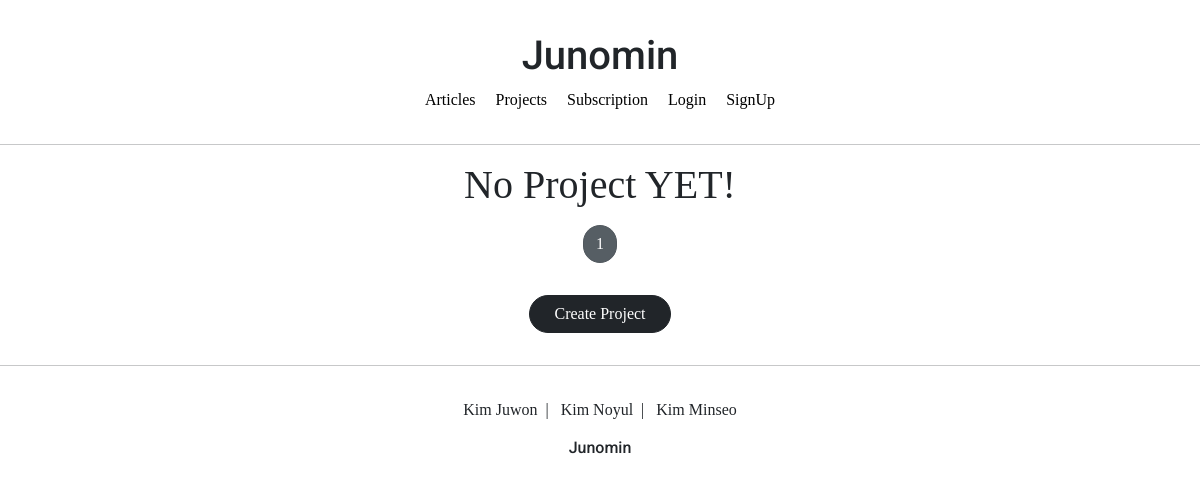
Before: /projects/list/ with the older database file.
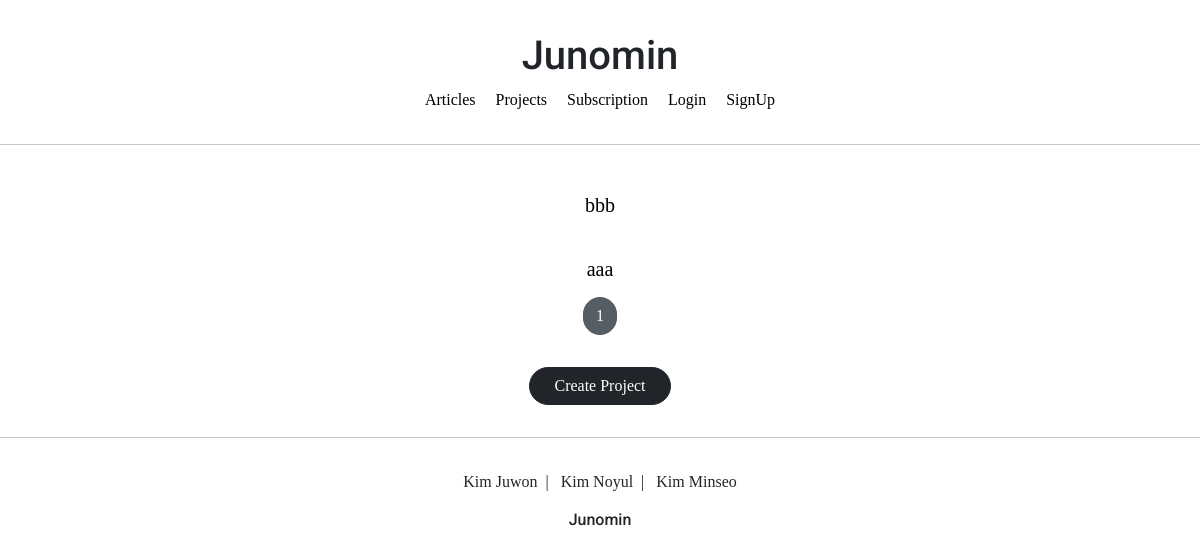
After: the same page with the newer database file.
### projectapp/models.py (models this page shows, shortened)
class Project(models.Model):
    image = models.ImageField(upload_to='project/', null=False)
    title = models.CharField(max_length=20, null=False)
    description = models.CharField(max_length=200, null=True)
    created_at = models.DateTimeField(auto_now=True)
    class Meta:
        ordering = ('-created_at',)

### projectapp/views.py (the view)
# urls.py: path('list/', ProjectListView.as_view(), name='list'),
class ProjectListView(ListView):
    model = Project
    context_object_name = 'project_list'
    template_name = 'projectapp/list.html'
    paginate_by = 20

### projectapp/templates/projectapp/list.html (shortened to what this page needs)
{% extends 'base.html' %}
{% load static %}
{% block content %}
    {% if project_list %}
        <div class="container">
            {% for project in project_list %}
                <a href="{% url 'projectapp:detail' pk=project.pk %}">
                    {% include 'snippets/card_project.html' with project=project %}
                </a>
            {% endfor %}
        </div>
    {% else %}
        <div class="text-center">
            <h1>No Project YET!</h1>
        </div>
    {% endif %}
    {% include 'snippets/pagination.html' with page_obj=page_obj %}
    <div style="text-align: center">
        <a href="{% url 'projectapp:create' %}" class="btn btn-dark rounded-pill mt-3 mb-3 px-4">
            Create Project
        </a>
    </div>
{% endblock %}

### templates/base.html (shortened to what this page needs)
<!DOCTYPE html>
<html lang="en">
{% include 'head.html' %}
<body style="font-family: 'NanumSquareR';">
    {% include 'header.html' %}
    <hr>
    {% block content %}
    {% endblock %}
    <hr>
    {% include 'footer.html' %}
</body>
</html>

### templates/head.html (shortened to what this page needs)
{% load static %}
<head>
    <link href="https://cdn.jsdelivr.net/npm/bootstrap@5.1.3/dist/css/bootstrap.min.css" rel="stylesheet">
    <link rel="stylesheet" type="text/css" href="{% static 'base.css' %}">
</head>

### templates/header.html (shortened to what this page needs)
<div class="pragmatic2_header">
    <div>
        <h1 class="pragmatic2_logo">Junomin</h1>
    </div>
    <div pragmatic2_header_navbar>
        <a href="{% url 'articleapp:list' %}" class="pragmatic2_header_nav">
            <span>Articles</span>
        </a>
        <a href="{% url 'projectapp:list' %}" class="pragmatic2_header_nav">
            <span>Projects</span>
        </a>
        <a href="{% url 'subscribeapp:list' %}" class="pragmatic2_header_nav">
            <span>Subscription</span>
        </a>
        {% if not user.is_authenticated %}
            <a href="{% url 'accountapp:login' %}?next={{ request.path }}" class="pragmatic2_header_nav">
                <span>Login</span>
            </a>
            <a href="{% url 'accountapp:create' %}" class="pragmatic2_header_nav">
                <span>SignUp</span>
            </a>
        {% endif %}
    </div>
</div>

### templates/snippets/card_project.html (shortened to what this page needs)
<div style="display: block; text-align: center;">
    <h5 class="mt-2" style="font-family: 'NanumSquareB';">
        {{ project.title | truncatechars:8 }}
    </h5>
</div>

### templates/snippets/pagination.html (shortened to what this page needs)
<div style="text-align: center; margin: 1rem 0;">
        <a href="?page={{ page_obj.number }}" class="btn btn-secondary rounded-pill active">
            {{ page_obj.number }}
        </a>
</div>

### templates/footer.html (shortened to what this page needs)
<div class="pragmatic2_footer">
    <div>
        <span>Kim Juwon</span>&nbsp; | &nbsp;
        <span>Kim Noyul</span>&nbsp; | &nbsp;
        <span>Kim Minseo</span>
    </div>
    <div style="margin-top:1rem;">
        {% if user.is_authenticated and user.is_superuser %}
            <a href="{% url 'footimgapp:create' %}">
                <h6 class="pragmatic2_logo">Junomin</h6>
            </a>
        {% else %}
            <h6 class="pragmatic2_logo">Junomin</h6>
        {% endif %}
    </div>
</div>

### static/base.css (style rules this page uses)
.pragmatic2_logo { background-color: #FFFFFF; font-family: 'Roboto', sans-serif; }
.pragmatic2_footer { text-align: center; margin-top:2rem; }
.pragmatic2_header { text-align: center; margin:2rem 0; }
a { color:black; text-decoration: none; }
.pragmatic2_header_nav { margin: 0rem 0.5rem; }

### projectapp/templates/projectapp/list.html (style rules this page uses)
.container div { display: flex; justify-content: center; align-items: center; border-radius: 1rem; }

Changed rows visible on the page:
added Project: title "bbb"
added Project: title "aaa"
Other visible differences:
text no longer shown: "No Project YET!"
